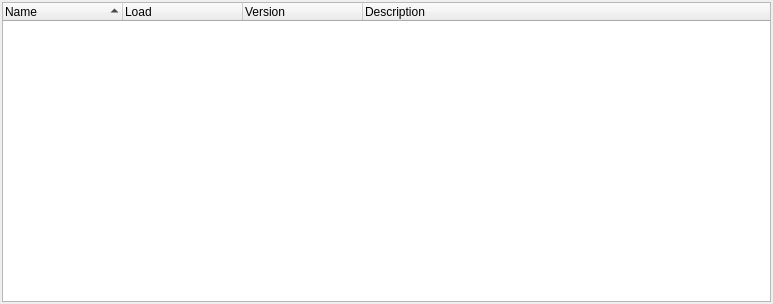
<?xml version="1.0" encoding="UTF-8"?>
<ui version="4.0">
 <class>ExtensionSystem::Internal::PluginView</class>
 <widget class="QWidget" name="ExtensionSystem::Internal::PluginView">
  <property name="geometry">
   <rect>
    <x>0</x>
    <y>0</y>
    <width>773</width>
    <height>304</height>
   </rect>
  </property>
  <layout class="QGridLayout" name="gridLayout">
   <property name="margin">
    <number>2</number>
   </property>
   <item row="1" column="0">
    <widget class="QTreeWidget" name="categoryWidget">
     <property name="alternatingRowColors">
      <bool>true</bool>
     </property>
     <property name="indentation">
      <number>20</number>
     </property>
     <property name="rootIsDecorated">
      <bool>true</bool>
     </property>
     <property name="uniformRowHeights">
      <bool>false</bool>
     </property>
     <property name="itemsExpandable">
      <bool>true</bool>
     </property>
     <property name="sortingEnabled">
      <bool>true</bool>
     </property>
     <property name="columnCount">
      <number>4</number>
     </property>
     <attribute name="headerDefaultSectionSize">
      <number>120</number>
     </attribute>
     <attribute name="headerHighlightSections">
      <bool>false</bool>
     </attribute>
     <attribute name="headerMinimumSectionSize">
      <number>35</number>
     </attribute>
     <column>
      <property name="text">
       <string>Name</string>
      </property>
     </column>
     <column>
      <property name="text">
       <string>Load</string>
      </property>
     </column>
     <column>
      <property name="text">
       <string>Version</string>
      </property>
     </column>
     <column>
      <property name="text">
       <string>Description</string>
      </property>
     </column>
    </widget>
   </item>
  </layout>
 </widget>
 <resources/>
 <connections/>
</ui>
